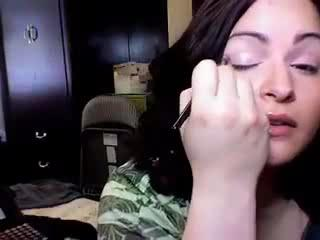
#> input picture data/makeup/0001.jpg, 320 x 240 px, found by its file name
$ python create_optical_flow_with_smooth.py
#> lines starting #> are read from the running program, lines starting #| are printed output that depends on the picture; after the words box and inside, x2 and y2 are one past the last pixel; in counts of white or black regions, pixels touching at a corner belong together
# -*- coding: utf-8 -*-
"""
Author: Peng Xu

This code only accepts two frames for testing.

"""

import cv2
import numpy as np
import time

print(time.strftime("%Y-%m-%d %H:%M:%S", time.localtime()))

filepath = '/home/peng/projects/optical_flow_algorithms/data/makeup'

frame1 = cv2.imread(filepath + '/0001.jpg')
#> frame1 is the input picture: shape (240, 320, 3); mean B, G, R 87.9, 81.4, 94.8
frame2 = cv2.imread(filepath + '/0001.jpg')

if not (frame1.shape == frame2.shape):
    print("The two image sizes do not match!")
    width = frame1.shape[1]
    height = frame1.shape[0]
    frame2 = cv2.resize(frame2, (width, height), interpolation=cv2.INTER_AREA)

# print(frame1.shape)
# print(frame2.shape)

prvs = cv2.cvtColor(frame1,cv2.COLOR_BGR2GRAY)
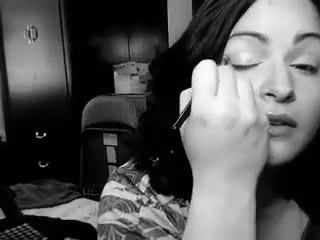
#> prvs: shape (240, 320); min 0, max 253, mean 86.2
next = cv2.cvtColor(frame2,cv2.COLOR_BGR2GRAY)

flow_image = np.zeros_like(frame1)

hsv = np.zeros_like(frame1)
hsv[..., 1] = 255

flow = cv2.calcOpticalFlowFarneback(prvs, next, None, 0.5, 3, 15, 3, 5, 1.2, 0)

mag, ang = cv2.cartToPolar(flow[..., 0], flow[..., 1])
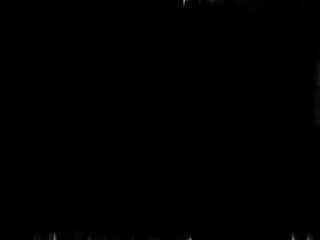
#> mag: shape (240, 320) float32; min 0, max 0.653, mean 0.000985
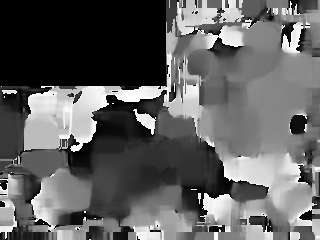
#> ang: shape (240, 320) float32; min 0, max 6.28, mean 2.39; drawn with min black and max white

mag = mag * 180 / 3.14

horz = cv2.normalize(flow[...,0], None, 0, 255, cv2.NORM_MINMAX)
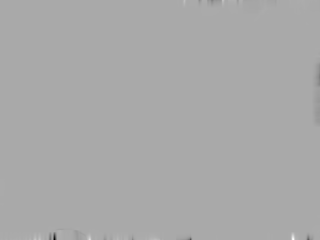
#> horz: shape (240, 320) float32; min 2.94e-06, max 255, mean 169.8; drawn with min black and max white
vert = cv2.normalize(flow[...,1], None, 0, 255, cv2.NORM_MINMAX)
horz = horz.astype('uint8')
vert = vert.astype('uint8')

flow_image[...,0] = horz
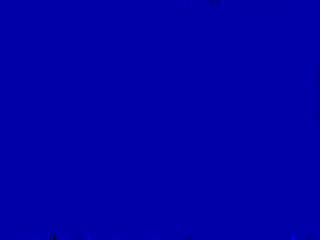
#> flow_image: shape (240, 320, 3); mean of channels 0, 1, 2 168.9, 0, 0; drawn as B, G, R
flow_image[...,1] = vert
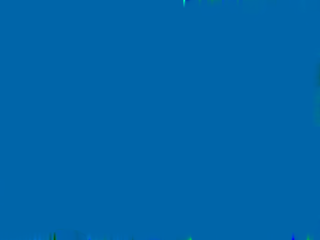
#> flow_image: shape (240, 320, 3); mean of channels 0, 1, 2 168.9, 101.1, 0; drawn as B, G, R
flow_image[...,2] = cv2.normalize(mag, None, 0, 255, cv2.NORM_MINMAX)
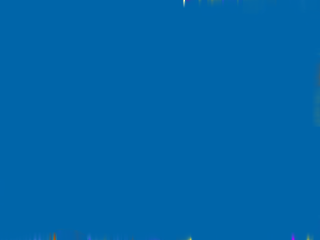
#> flow_image: shape (240, 320, 3); 3.96% of pixels changed, all inside (x1, y1, x2, y2) = (0, 0, 320, 240); drawn as B, G, R

# [7 lines of commented-out code are left out]

cv2.imwrite(filepath + '/flow_farnback_with_smooth.jpg', flow_image)

print(time.strftime("%Y-%m-%d %H:%M:%S", time.localtime()))
